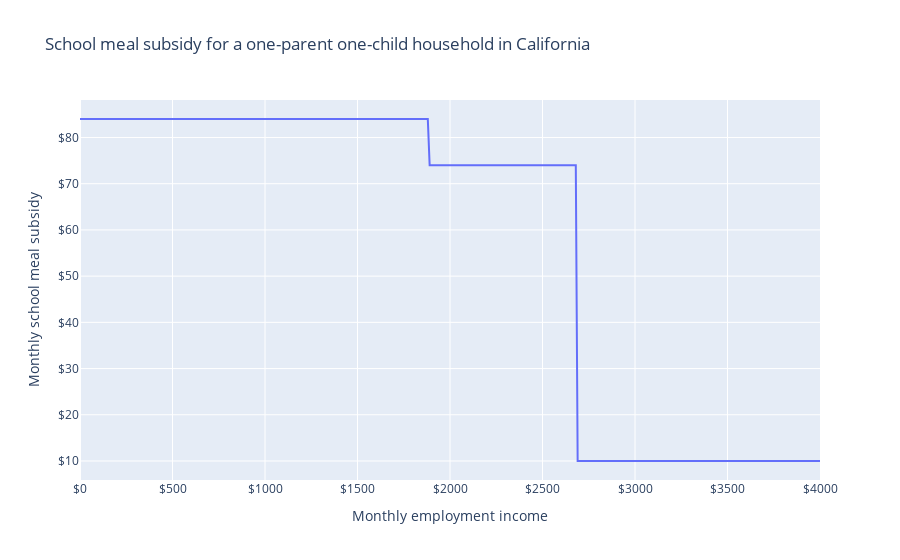

The code cell stored with this chart in its notebook:
### Markdown cell above
What if their earnings change?
They receive the maximum benefit of \$84 per month until they reach \$1,880 in monthly earnings, at which point it falls to \$74 per month until they reach \$2,690 per month, at which point it falls to \$10 per month, the minimum amount.

### Code cell
sim.vary("employment_income", max=4000 * 12, step=120)

import plotly.express as px

LABELS = dict(
    employment_income="Monthly employment income",
    school_meal_subsidy="Monthly school meal subsidy",
    mtr="Marginal tax rate",
)

df = pd.DataFrame(
    dict(
        employment_income=sim.calc("employment_income")[0],
        school_meal_subsidy=sim.calc("school_meal_subsidy")[0],
        # mtr=-sim.deriv("school_meal_subsidy", "employment_income"),
    )
)
df[["employment_income", "school_meal_subsidy"]] = (
    df[["employment_income", "school_meal_subsidy"]] / 12
).round()

fig = px.line(
    df,
    "employment_income",
    "school_meal_subsidy",
    labels=LABELS,
    title="School meal subsidy for a one-parent one-child household in California",
)
fig.update_layout(xaxis_tickformat="$", yaxis_tickformat="$")
fig.show()

### Figure 1 — Plotly figure (JSON) as saved in the notebook; plotly's stock layout.template omitted (floating-point values rounded to 4 significant figures; data arrays with more than 128 entries replaced by an {"elided": "..."} marker saying what was removed)
{"data": [{"hovertemplate": "Monthly employment income=%{x}<br>Monthly school meal subsidy=%{y}<extra></extra>", "legendgroup": "", "line": {"color": "#636efa", "dash": "solid"}, "marker": {"symbol": "circle"}, "mode": "lines", "name": "", "orientation": "v", "showlegend": false, "type": "scatter", "x": {"elided": "401 int values"}, "xaxis": "x", "y": {"elided": "401 int values"}, "yaxis": "y"}], "layout": {"autosize": true, "legend": {"tracegroupgap": 0}, "title": {"text": "School meal subsidy for a one-parent one-child household in California"}, "xaxis": {"anchor": "y", "autorange": true, "domain": [0, 1], "range": [0, 4000], "tickformat": "$", "title": {"text": "Monthly employment income"}, "type": "linear"}, "yaxis": {"anchor": "x", "autorange": true, "domain": [0, 1], "range": [5.889, 88.11], "tickformat": "$", "title": {"text": "Monthly school meal subsidy"}, "type": "linear"}}}
